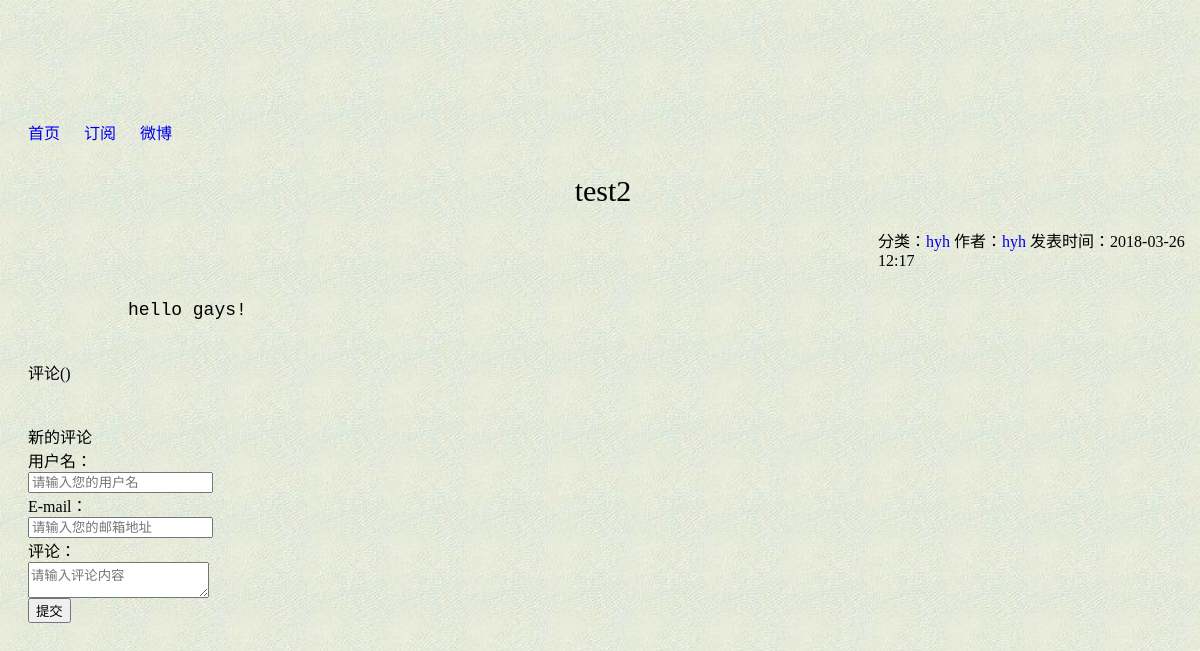
Before: /detail/?id=2 with the older database file.
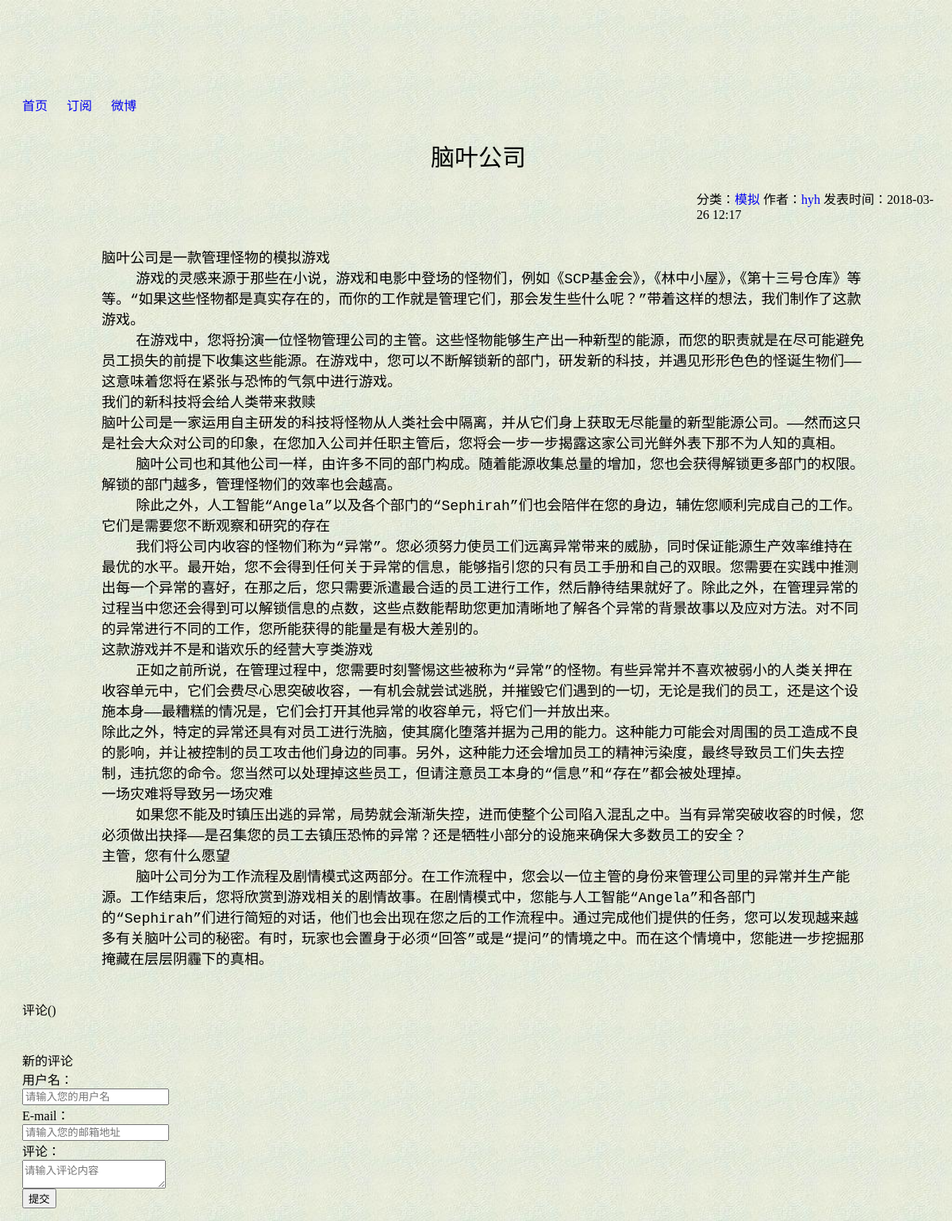
After: the same page with the newer database file.
### blog/models.py (models this page shows, shortened)
class Article(models.Model):
	title = models.CharField(max_length=30)
	publish_time = models.DateTimeField(auto_now_add=True)
	update_time = models.DateTimeField(auto_now=True)
	author = models.ForeignKey(Author,on_delete=models.CASCADE)
	Classification = models.ForeignKey(Classification,on_delete=models.CASCADE)
	tags = models.ManyToManyField(Tag, blank=True)
	content = models.TextField()

class Classification(models.Model):
	name = models.CharField(max_length=20)
	def __str__(self):
		return self.name

class Author(models.Model):
	name = models.CharField(max_length=20)
	email = models.EmailField(blank=True)
	website = models.URLField(blank=True)
	def __str__(self):
		return self.name

### blog/views.py (the view)
# urls.py: path('detail/', blog_views.blog_detail, name='article_content'),
def blog_detail(request):
	if request.method == 'GET':
		id = request.GET.get('id','')
		id = str(id)
		try:
			blog = Article.objects.get(id=id)
		except Article.DoesNotExist:
			raise Http404
		return render(request, 'detail.html', {"blog": blog})
	else:
		raise Http404

### blog/templates/detail.html (shortened to what this page needs)
{% extends 'base.html' %}
{% load comments %}
{% block content_body %}
	<div class="main_body">
		<div class="blog_body">
			<div class="blog_title">{{ blog.title }}</div>
			<div class="blog_info1">
				<span class="blog_info1_list">
					<span class="blog_info1_list">分类：<a href="/classification/?c={{ blog.Classification }}">{{ blog.Classification }}</a></span>
					<span class="blog_info1_list">作者：<a href="#">{{ blog.author }}</a></span>
					<span class="blog_info1_list">发表时间：{{ blog.publish_time|date:"Y-m-d H:i" }}</span>
				</span>
			</div>
			<div class="blog_description"><pre>{{ blog.content }}</pre></div>
		</div>
		<div class="comments">
			{% get_comment_count for blog as comment_count %}
			<div class="comments_nav">评论({{ comment_count }})</div>
		</div>
		<div class="comments_nav">新的评论</div>
		{% get_comment_form for blog as blog_form %}
		<div class="comments_body">
			<div class="comment_form">
				<form class="form-horizontal" action="{% comment_form_target %}" method="post" id="cmt_sub_form">
					<div class="control-group">
						<label class="control-label" for="id_name">用户名： </label>
						<div class="controls">
							<input type="text" id="id_name" class="input-xlarge" name="name" placeholder="请输入您的用户名" value="{{ user.username }}"/>
						</div>
					</div>
					<div class="control-group">
						<label class="control-label" for="id_email">E-mail： </label>
						<div class="controls">
							<input class="input-xlarge" id="id_email" type="email" name="email" placeholder="请输入您的邮箱地址" value="{{ user.email }}"/>
						</div>
					</div>
					<div class="control-group">
						<label class="control-label" for="id_comment">评论： </label>
						<div class="controls">
							<textarea class="input-xlarge comment" id="id_comment" name="comment" placeholder="请输入评论内容"></textarea>
						</div>
					</div>
					<div class="controls">
						<div class="form-actions">
							<input class="btn btn-info" id="submit_btn" type="submit" name="submit" value="提交"/>
						</div>
					</div>
				</form>
			</div>
		</div>
	</div>
{% endblock %}

### blog/templates/base.html (shortened to what this page needs)
<html>
<head>
</head>
<body>
	<div class="container">
		<div class="header">
			<div id="top">
				<div id="nav_dir">
					<ul id="top_nav">
						<li><a href="/" class="a_normal">首页</a></li>
						<li><a href="#" class="a_normal">订阅</a></li>
						<li><a href="https://weibo.com/u/3341525200?is_all=1" class="a_normal">微博</a></li>
					</ul>
				</div>
			</div>
		</div>
		<div class="content_body">
			{% block content_body %}{% endblock %}
		</div>
	</div>
</body>
</html>

### blog/static/css/detail.css (style rules this page uses)
body { background-image: url('/static/images/background.jpg'); background-size: 100%; }
a { text-decoration:none; }
#top_nav { margin-top: 120px; padding: 0; }
#top_nav li { display: inline; margin-left: 20px; }
.main_body { margin-left: 20px; margin-top: 30px; padding: 0; }
.blog_title { font-size: 30px; height: 30px; width: 1150px; text-align:center; display: table-cell; vertical-align:middle }
.blog_info1 { margin-top: 20px; margin-left: 850px; padding: 0; }
.blog_description { margin-top: 30px; margin-left: 100px; margin-right: 100px; font-size: 18px; }
pre { white-space: pre-wrap; word-wrap: break-word; }
.comments { margin-top: 40px; }
.comments_nav { margin-top: 40px; }

Changed rows visible on the page:
changed Article "hyh": title "test2" → "脑叶公司"; Classification "hyh" → "模拟"; content "hello gays!" → "脑叶公司是一款管理怪物的模拟游戏 游戏的灵感来源于那些在小说，游戏和电影中登场的怪物们，例如《SCP基金会》，《林中小屋》，《第十三号仓库》等等。“如果这些怪物都是真实存在的，而你的工作就是管理它们，那会发生些什么呢？”带着这样的想法，我们制作了这款游戏。 在游戏中，您将扮演一位怪物管理公司的主管。这些怪物能够生产出一种新型的能源，而您的职责就是在尽可能避免员工损失的前提下收集这些能源。在游戏中，您可以不断解锁新的部门，研发新的科技，并遇见形形色色的怪诞生物们——这意味着您将在紧张与恐怖的气氛中进行游戏。 我们的新科技将会给人类带来救赎 脑叶公司是一家运用自主研发的科技将怪物从人类社会中隔离，并从它们身上获取无尽能量的新型能源公司。——然而这只是社会大众对公司的印象，在您加入公司并任职主管后，您将会一步一步揭露这家公司光鲜外表下那不为人知的真相。 脑叶公司也和其他公司一样，由许多不同的部门构成。随着能源收集总量的增加，您也会获得解锁更多部门的权限。解锁的部门越多，管理怪物们的效率也会越高。 除此之外，人工智能“Angela”以及各个部门的“Sephirah”们也会陪伴在您的身边，辅佐您顺利完成自己的工作。 它们是需要您不断观察和研究的存在…"
